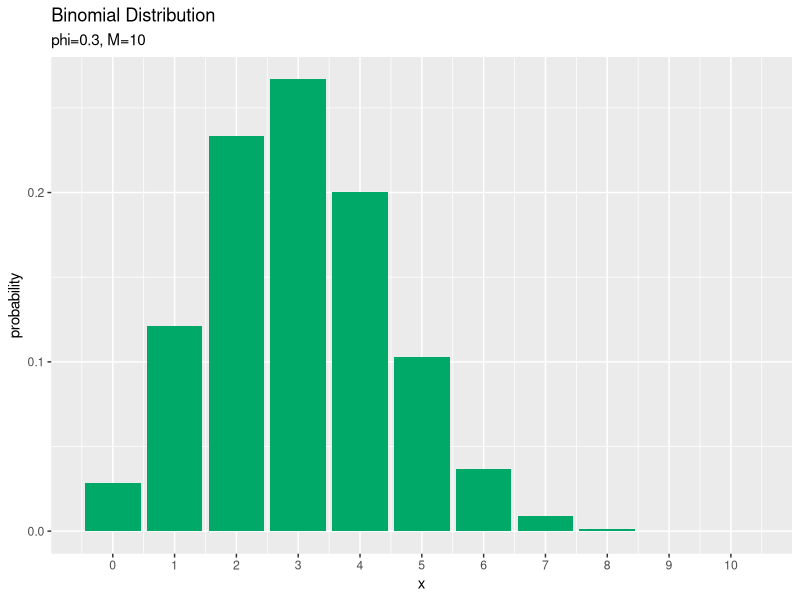
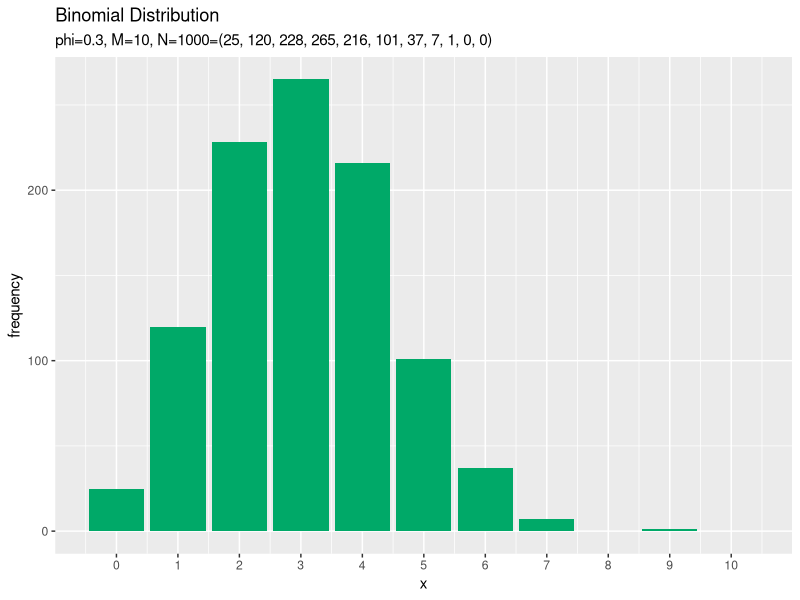
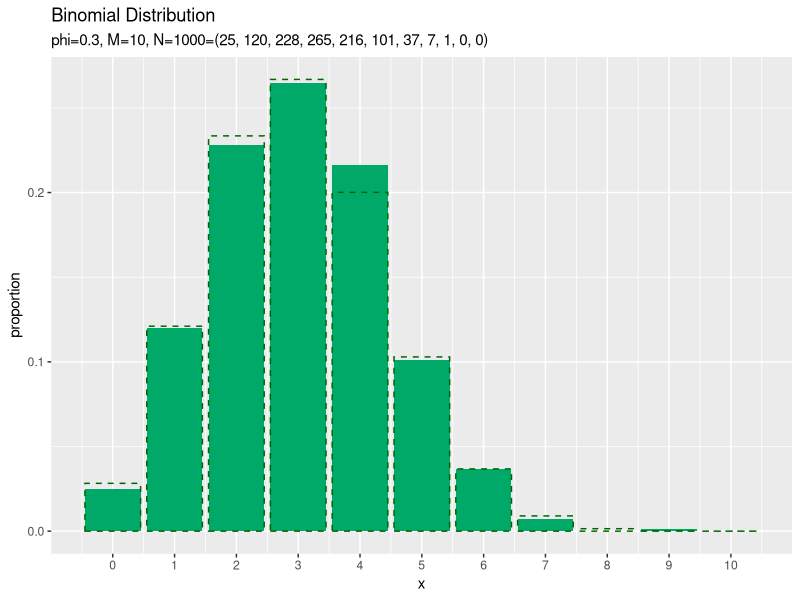

These charts were generated, in order, by the following R code:
## ---- chunk 1
knitr::opts_chunk$set(
  echo = TRUE, 
  message = FALSE, error = FALSE, warning = FALSE, # メッセージを非表示
  fig.align = "center", # 画像を中央揃え
  fig.width = 5, fig.height = 4, # 画像のサイズ
  dev = "cairo_pdf", dev.args = list(family = "ipaexg"), # {ggplot2}に日本語を組み込む場合の対処
  class.source = "numberLines lineAnchors", # ソースを番号付けする
  class.output = "numberLines lineAnchors chunkout" # 出力を番号付けする
)
## ---- chunk 2
# レンダリング日時
Sys.time()
## ---- chunk 3
# 利用するパッケージ
library(tidyverse)
library(gganimate)
## ---- chunk 4
# パラメータを指定
phi <- 0.3

# 試行回数を指定
M <- 10

# 確率変数の値を指定:(x <= M)
x <- 3
## ---- chunk 5
# 定義式により確率を計算
C <- gamma(M + 1) / gamma(M - x + 1) / gamma(x + 1)
prob <- C * phi^x * (1 - phi)^(M - x)
prob
## ---- chunk 6
# 対数をとった定義式により確率を計算
ln_C <- lgamma(M + 1) - lgamma(M - x + 1) - lgamma(x + 1)
ln_prob <- ln_C + x * log(phi) + (M - x) * log(1 - phi)
prob <- exp(ln_prob)
prob; ln_prob
## ---- chunk 7
# 二項分布の関数により確率を計算
prob <- dbinom(x = x, size = M, prob = phi)
prob
## ---- chunk 8
# 二項分布の対数をとった関数により確率を計算
ln_prob <- dbinom(x = x, size = M, prob = phi, log = TRUE)
prob <- exp(ln_prob)
prob; ln_prob
## ---- chunk 9
# ベクトルに変換
phi_v <- c(1 - phi, phi)
x_v <- c(M - x, x)
phi_v; x_v
## ---- chunk 10
# 多項分布の関数により確率を計算
prob <- dmultinom(x = x_v, size = M, prob = phi_v)
prob
## ---- chunk 11
# 多項分布の対数をとった関数により確率を計算
ln_prob <- dmultinom(x = x_v, size = M, prob = phi_v, log = TRUE)
prob <- exp(ln_prob)
prob; ln_prob
## ---- chunk 12
# 平均を計算
E_x <- M * phi
E_x
## ---- chunk 13
# 分散を計算
V_x <- M * phi * (1 - phi)
V_x
## ---- chunk 14
# パラメータを指定
phi <- 0.3

# 試行回数を指定
M <- 10

# 作図用のxの値を作成
x_vals <- 0:M

# 二項分布の情報を格納
prob_df <- tidyr::tibble(
  x = x_vals, # 確率変数
  probability = dbinom(x = x_vals, size = M, prob = phi) # 確率
)
head(prob_df)
## ---- chunk 15
# 二項分布のグラフを作成
ggplot(data = prob_df, mapping = aes(x = x, y = probability)) + # データ
  geom_bar(stat = "identity", position = "dodge", fill = "#00A968") + # 分布
#  geom_vline(xintercept = E_x, color = "orange", size = 1, linetype = "dashed") + # 平均
#  geom_vline(xintercept = E_x - sqrt(V_x), color = "orange", size = 1, linetype = "dotted") + # 平均 - 標準偏差
#  geom_vline(xintercept = E_x + sqrt(V_x), color = "orange", size = 1, linetype = "dotted") + # 平均 + 標準偏差
  scale_x_continuous(breaks = 0:M, labels = 0:M) + # x軸目盛
  labs(title = "Binomial Distribution", 
       subtitle = paste0("phi=", phi, ", M=", M)) # ラベル
## ---- chunk 16
# 作図用のphiの値を作成
phi_vals <- seq(from = 0, to = 1, by = 0.01)

# phiの値ごとに分布を計算
anime_prob_df <- tidyr::tibble()
for(phi in phi_vals) {
  # 二項分布の情報を格納
  tmp_prob_df <- tidyr::tibble(
    x = x_vals, # 確率変数
    probability = dbinom(x = x_vals, size = M, prob = phi), # 確率
    parameter = paste0("phi=", phi, ", M=", M) %>% 
      as.factor() # フレーム切替用のラベル
  )
  
  # 結果を結合
  anime_prob_df <- rbind(anime_prob_df, tmp_prob_df)
}
head(anime_prob_df)
## ---- chunk 17
# パラメータを指定
phi <- 0.3

# 試行回数の最大値を指定
M_max <- 100

# Mの値ごとに確率を計算
anime_prob_df <- tidyr::tibble()
for(M in 1:M_max) {
  # 作図用のxの値を作成
  x_vals <- 0:M
  
  # 二項分布の情報を格納
  tmp_prob_df <- tidyr::tibble(
    x = x_vals, # 表の回数
    prob = dbinom(x = x_vals, size = M, prob = phi), # 確率
    parameter = paste0("phi=", phi, ", M=", M) %>% 
      as.factor() # フレーム切替用ラベル
  )
  
  # 計算結果を結合
  anime_prob_df <- rbind(anime_prob_df, tmp_prob_df)
}
head(anime_prob_df)
## ---- chunk 18
# パラメータを指定
phi <- 0.3

# 試行回数を指定
M <- 10

# データ数を指定
N <- 1000

# 二項分布に従う乱数を生成
x_n <- rbinom(n = N, size = M, prob = phi)
x_n[1:5]
## ---- chunk 19
# 乱数を集計して格納
freq_df <- tidyr::tibble(x = x_n) %>% # 乱数を格納
  dplyr::count(x, name = "frequency") %>% # 頻度を測定
  dplyr::right_join(tidyr::tibble(x = 0:M), by = "x") %>% # 確率変数列を追加
  dplyr::mutate(frequency = tidyr::replace_na(frequency, 0)) %>% # サンプルにない場合のNAを0に置換
  dplyr::mutate(proportion = frequency / N) # 構成比を計算
head(freq_df)
## ---- chunk 20
# サンプルのヒストグラムを作成
ggplot(data = freq_df, mapping = aes(x = x, y = frequency)) + # データ
  geom_bar(stat = "identity", position = "dodge", fill = "#00A968") + # ヒストグラム
  scale_x_continuous(breaks = 0:M, labels = 0:M) + # x軸目盛
  labs(title = "Binomial Distribution", 
       subtitle = paste0("phi=", phi, ", M=", M, 
                         ", N=", N, "=(", paste0(freq_df[["frequency"]], collapse = ", "), ")")) # ラベル
## ---- chunk 21
# サンプルの構成比を作図
ggplot() + 
  geom_bar(data = freq_df, mapping = aes(x = x, y = proportion), 
           stat = "identity", position = "dodge", fill = "#00A968") + # 構成比
  geom_bar(data = prob_df, mapping = aes(x = x, y = probability), 
           stat = "identity", position = "dodge", alpha = 0, color = "darkgreen", linetype = "dashed") + # 真の分布
  scale_x_continuous(breaks = 0:M, labels = 0:M) + # x軸目盛
  labs(title = "Binomial Distribution", 
       subtitle = paste0("phi=", phi, ", M=", M, 
                         ", N=", N, "=(", paste0(freq_df[["frequency"]], collapse = ", "), ")")) # ラベル
